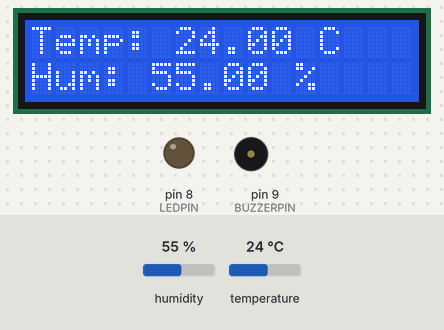
The sketch below on a simulated Arduino Uno, built with avr-gcc and run on an emulated ATmega328P. Shown: 16×2 character LCD, output pins drawn as LEDs (lit = HIGH), buzzer (waves = sounding). Dashed ring = blinking. The inputs (shaded band) are chosen by the test bench; at power-on: temperature 24 °C, humidity 55 %.

Above: at 1.2 s.
1.3 s: temperature set to 38 °C
At 2.8 s:
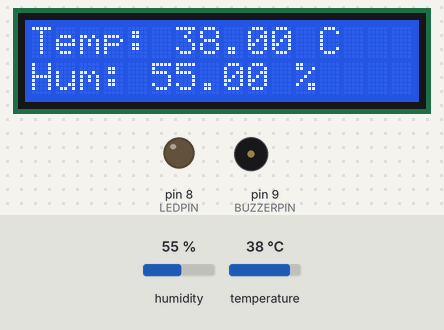
4.1 s: temperature set to 41 °C
At 4.6 s:
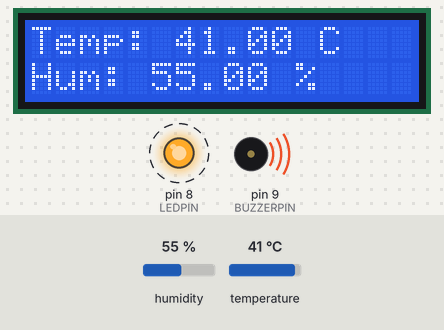
8.2 s: humidity set to 22 %
At 10.6 s:
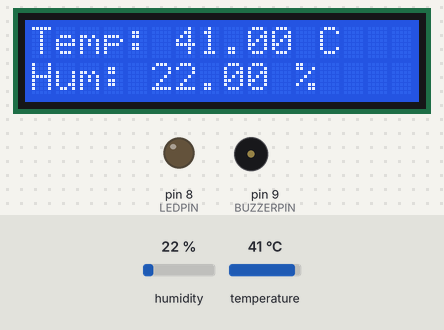
11.0 s: humidity set to 40 %
At 11.7 s:
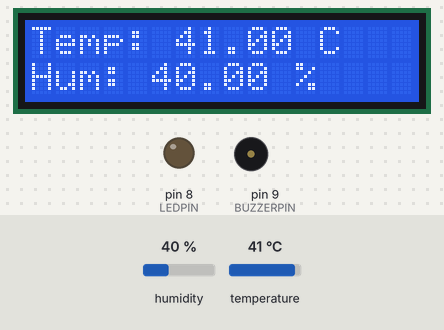
Timing chart, 0 to 14.0 s (numbered marks = the images above; inputs shaded):
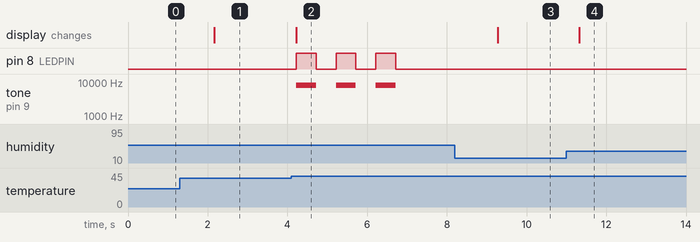

Measured:
- the behaviour switches between 39 and 40 °C on temperature (found by bisection; images 1 and 2)
- after the input at 1.3 s, the display: changes after 0.87 s (image 1)
- after the input at 4.1 s, pin 8 (LEDPIN): alternates HIGH for 0.50 s and LOW for 0.50 s, 6 changes in all, then stays LOW, starting after 0.12 s; tone on pin 9 (BUZZERPIN): alternates 8000 Hz for 0.50 s and silent for 0.50 s, 6 changes in all, then stays silent, starting after 0.12 s; the display: changes after 0.12 s (image 2)
- after the input at 8.2 s, the display: changes after 1.1 s (image 3)
- after the input at 11.0 s, the display: changes after 0.32 s (image 4)

The sketch:

Sensor_de_temperatura_dht_lcd2_3.ino
```cpp
#include <Wire.h>
#include <LiquidCrystal_I2C.h>
#include <DHT.h>

#define DHTPIN A0
#define DHTTYPE DHT11

// Pines
#define LEDPIN 8
#define BUZZERPIN 9

DHT dht(DHTPIN, DHTTYPE);
LiquidCrystal_I2C lcd(0x27, 16, 2);

// Variable para controlar la alarma
bool alarmaActivada = false;

void setup() {

  lcd.init();
  lcd.backlight();

  dht.begin();

  Serial.begin(9600);

  pinMode(LEDPIN, OUTPUT);
  pinMode(BUZZERPIN, OUTPUT);
}

void loop() {

  // Leer humedad y temperatura
  float h = dht.readHumidity();
  float t = dht.readTemperature();

  // Verificar lectura
  if (isnan(h) || isnan(t)) {

    lcd.clear();
    lcd.setCursor(0, 0);
    lcd.print("Error lectura");

    return;
  }

  // Mostrar en LCD
  lcd.clear();

  lcd.setCursor(0, 0);
  lcd.print("Temp: ");
  lcd.print(t);
  lcd.print(" C");

  lcd.setCursor(0, 1);
  lcd.print("Hum: ");
  lcd.print(h);
  lcd.print(" %");

  // SI LA TEMPERATURA ES MAYOR O IGUAL A 40
  // Y LA ALARMA AUN NO HA SONADO
  if (t >= 40 && alarmaActivada == false) {

    alarmaActivada = true;

    // Sonar 3 veces
    for (int i = 0; i < 3; i++) {

      digitalWrite(LEDPIN, HIGH);

      tone(BUZZERPIN, 8000);

      delay(500);

      noTone(BUZZERPIN);

      digitalWrite(LEDPIN, LOW);

      delay(500);
    }
  }

  // Reiniciar alarma cuando baje la temperatura
  if (t < 40) {

    alarmaActivada = false;
  }

  delay(2000);
}
```
